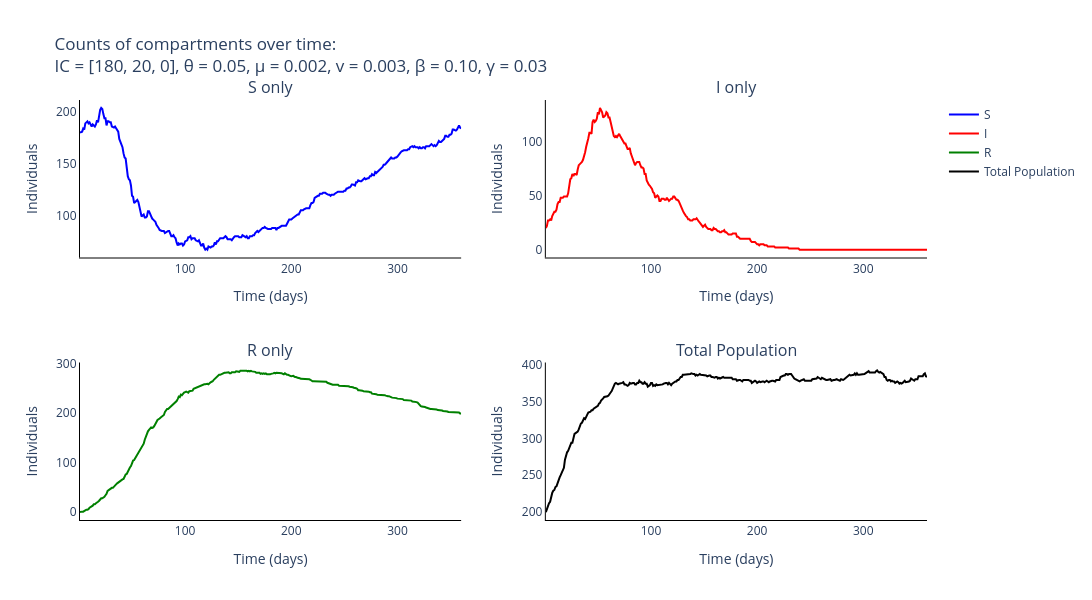

Here is the notebook cell this chart was saved with:
### Markdown cell above
### Plot output of Gillespie for the different compartments

### Code cell
# Trace names - represent the type of individuals for the simulation
trace_name = ['{}'.format(s) for s in compartments]

# Names of panels
panels = ['{} only'.format(s) for s in compartments] + ['Total Population']

fig = go.Figure()
fig = make_subplots(rows=int(np.ceil(len(panels)/2)), cols=2, subplot_titles=tuple('{}'.format(p) for p in panels))

# Add traces to the separate counts panels
for s, spec in enumerate(compartments):
    fig.add_trace(
        go.Scatter(
            y=np.mean(output_algorithm[:, :, s], axis=0).tolist(),
            x=times,
            mode='lines',
            name=trace_name[s],
            line_color=colours[s]
        ),
        row= int(np.floor(s / 2)) + 1,
        col= s % 2 + 1
    )

fig.add_trace(
    go.Scatter(
        y=np.mean(np.sum(output_algorithm, axis=2), axis=0).tolist(),
        x=times,
        mode='lines',
        name='Total Population',
        line_color='black'
    ),
    row= 2,
    col= 2
)

# Add axis labels
fig.update_layout(
    title='Counts of compartments over time:<br>IC = {}, θ = {}, μ = {}, v = {}, β = {:.2f}, γ = {:.2f}'.format(parameters[0:3], parameters[3], parameters[4], parameters[5], parameters[6], parameters[7]),
    width=1100, 
    height=600,
    plot_bgcolor='white',
    xaxis=dict(
        linecolor='black',
        title = 'Time (days)'
        ),
    yaxis=dict(
        linecolor='black',
        title = 'Individuals'),
    xaxis2=dict(
        linecolor='black',
        title = 'Time (days)'
        ),
    yaxis2=dict(
        linecolor='black',
        title = 'Individuals'),
    xaxis3=dict(
        linecolor='black',
        title = 'Time (days)'
        ),
    yaxis3=dict(
        linecolor='black',
        title = 'Individuals'),
    xaxis4=dict(
        linecolor='black',
        title = 'Time (days)'
        ),
    yaxis4=dict(
        linecolor='black',
        title = 'Individuals')
    #legend=dict(
    #    orientation="h",
    #    yanchor="bottom",
    #    y=1.02,
    #    xanchor="right",
    #    x=1
    #)
    )

fig.write_image('images/Logistic_VR_SIR-gillespie.pdf')
fig.show()

### Figure 1 — Plotly figure (JSON) as saved in the notebook; plotly's stock layout.template omitted (floating-point values rounded to 4 significant figures; data arrays with more than 128 entries replaced by an {"elided": "..."} marker saying what was removed)
{"data": [{"line": {"color": "blue"}, "mode": "lines", "name": "S", "type": "scatter", "x": {"elided": "360 int values"}, "xaxis": "x", "y": {"elided": "360 int values"}, "yaxis": "y"}, {"line": {"color": "red"}, "mode": "lines", "name": "I", "type": "scatter", "x": {"elided": "360 int values"}, "xaxis": "x2", "y": {"elided": "360 int values"}, "yaxis": "y2"}, {"line": {"color": "green"}, "mode": "lines", "name": "R", "type": "scatter", "x": {"elided": "360 int values"}, "xaxis": "x3", "y": {"elided": "360 int values"}, "yaxis": "y3"}, {"line": {"color": "black"}, "mode": "lines", "name": "Total Population", "type": "scatter", "x": {"elided": "360 int values"}, "xaxis": "x4", "y": {"elided": "360 int values"}, "yaxis": "y4"}], "layout": {"annotations": [{"font": {"size": 16}, "showarrow": false, "text": "S only", "x": 0.225, "xanchor": "center", "xref": "paper", "y": 1, "yanchor": "bottom", "yref": "paper"}, {"font": {"size": 16}, "showarrow": false, "text": "I only", "x": 0.775, "xanchor": "center", "xref": "paper", "y": 1, "yanchor": "bottom", "yref": "paper"}, {"font": {"size": 16}, "showarrow": false, "text": "R only", "x": 0.225, "xanchor": "center", "xref": "paper", "y": 0.375, "yanchor": "bottom", "yref": "paper"}, {"font": {"size": 16}, "showarrow": false, "text": "Total Population", "x": 0.775, "xanchor": "center", "xref": "paper", "y": 0.375, "yanchor": "bottom", "yref": "paper"}], "height": 600, "plot_bgcolor": "white", "title": {"text": "Counts of compartments over time:<br>IC = [180, 20, 0], θ = 0.05, μ = 0.002, v = 0.003, β = 0.10, γ = 0.03"}, "width": 1100, "xaxis": {"anchor": "y", "domain": [0, 0.45], "linecolor": "black", "title": {"text": "Time (days)"}}, "xaxis2": {"anchor": "y2", "domain": [0.55, 1], "linecolor": "black", "title": {"text": "Time (days)"}}, "xaxis3": {"anchor": "y3", "domain": [0, 0.45], "linecolor": "black", "title": {"text": "Time (days)"}}, "xaxis4": {"anchor": "y4", "domain": [0.55, 1], "linecolor": "black", "title": {"text": "Time (days)"}}, "yaxis": {"anchor": "x", "domain": [0.625, 1], "linecolor": "black", "title": {"text": "Individuals"}}, "yaxis2": {"anchor": "x2", "domain": [0.625, 1], "linecolor": "black", "title": {"text": "Individuals"}}, "yaxis3": {"anchor": "x3", "domain": [0, 0.375], "linecolor": "black", "title": {"text": "Individuals"}}, "yaxis4": {"anchor": "x4", "domain": [0, 0.375], "linecolor": "black", "title": {"text": "Individuals"}}}}
